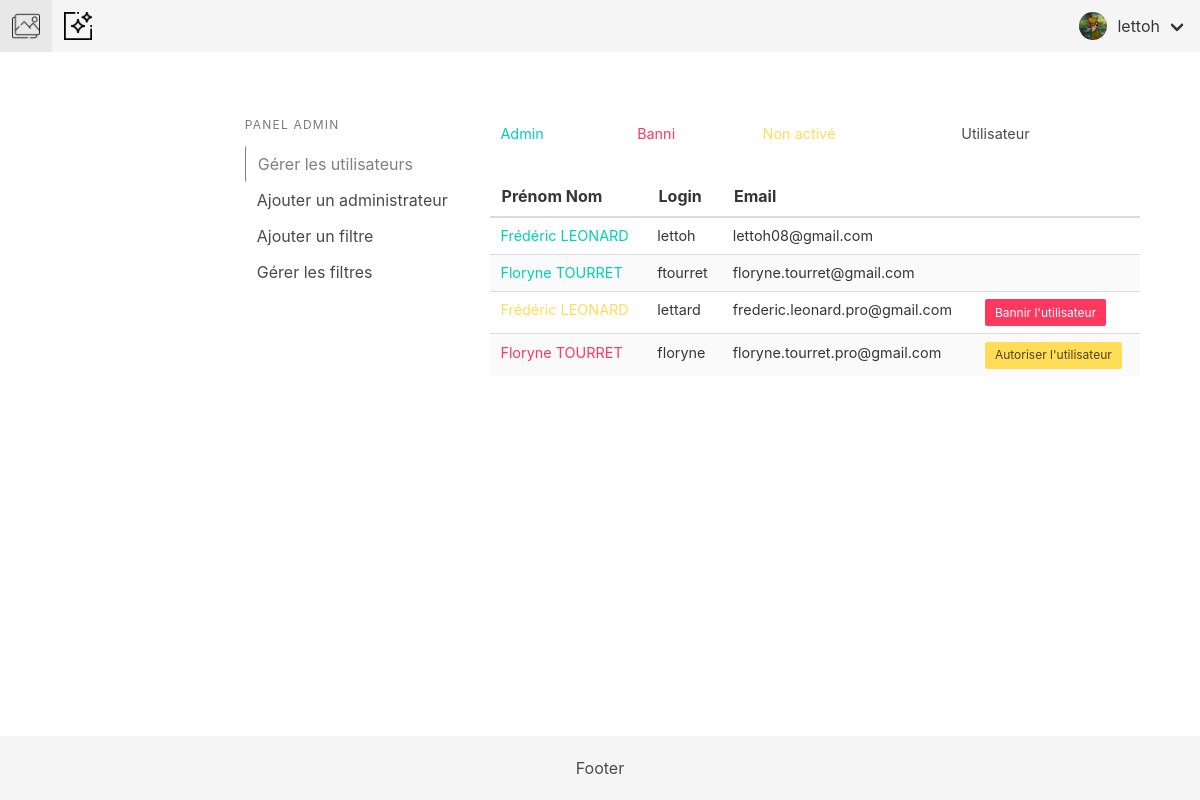
Page /index.php/Admin (signed in) on the earlier database version.
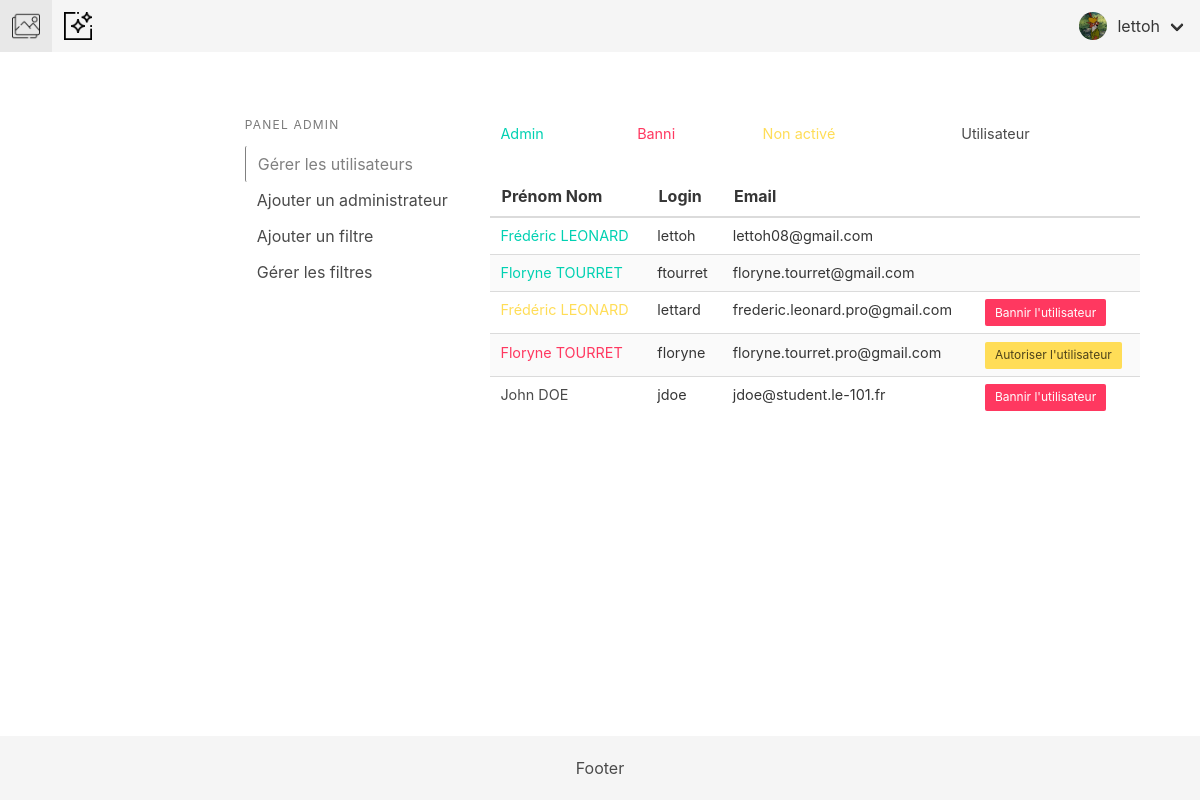
Same page on the later database version.
### tables this page shows
CREATE TABLE `users` (
  `user_id` int(11) NOT NULL,
  `firstname` varchar(255) NOT NULL,
  `lastname` varchar(255) NOT NULL,
  `login` varchar(255) NOT NULL,
  `email` varchar(255) NOT NULL,
  `biography` varchar(255) DEFAULT NULL,
  `path_profile_picture` varchar(255) DEFAULT NULL,
  `password` varchar(255) DEFAULT NULL,
  `admin` tinyint(1) NOT NULL DEFAULT '0',
  `notif` tinyint(1) NOT NULL DEFAULT '1',
  `enabled` tinyint(1) NOT NULL DEFAULT '0',
  `token` varchar(255) DEFAULT NULL,
  `token_expiration` timestamp NULL DEFAULT NULL
);

### config/controller.php (called while the page is built, shortened)
<?php
class Controller
{
	private $_vars = array();
    function set($data)
    {
        $this->_vars = array_merge($this->_vars, $data);
    }
    function render($filename)
    {
        extract($this->_vars);
        require(ROOT . 'views/' . $filename . '.php');
    }
    function loadView($filename, $data = NULL)
    {
        $this->render($filename);
    }
    function loadModel($name)
    {
        $this->$name = new $name();
	}
}

### controllers/Admin.php (called while the page is built, shortened)
<?php
Class Admin extends Controller{
    public function index(){
        $data = array();
        $this->loadModel('Admin_model');
        $data['users'] = $this->Admin_model->get_users();
        $data['filters'] = $this->Admin_model->get_filters();
        $this->loadView('Admin/index_view', $data);
    }
}
?>

### config/model.php (called while the page is built, shortened)
<?php
require_once ('Database.php');
Class Model{
    public function __construct()
    {
        $database = new Database();
        $this->db = $database->openConnection();
    }
}
?>

### config/database.php (called while the page is built, shortened)
<?php
class Database
{
    private $_serverdb = 'mysql:host=172.20.0.2;dbname=camagru';
    private $_server = 'mysql:host=172.20.0.2';
    private $_user = 'root';
    private $_password = 'root';
    private $options = array(
        PDO::ATTR_ERRMODE => PDO::ERRMODE_EXCEPTION,
        PDO::ATTR_DEFAULT_FETCH_MODE => PDO::FETCH_ASSOC,
        PDO::MYSQL_ATTR_INIT_COMMAND => 'SET NAMES utf8'
    );
    public function openConnection()
    {
        try {
            $this->connexion = new PDO($this->_server, $this->_user, $this->_password, $this->options);
            $req = $this->connexion->prepare("CREATE DATABASE IF NOT EXISTS `camagru`;");
            $req->execute();
        } catch (PDOException $e) {
            echo "There is some problem in connection: " . $e->getMessage();
        }
        try {
            $this->conn = new PDO($this->_serverdb, $this->_user, $this->_password, $this->options);
            return $this->conn;
        } catch (PDOException $e) {
            echo "There is some problem in connection: " . $e->getMessage();
        }
    }
}

### models/Admin_model.php (called while the page is built, shortened)
<?php
Class Admin_model extends Model
{
    public function get_users(){
        $req = $this->db->prepare("SELECT * FROM `users` WHERE 1 ORDER BY `admin` DESC");
        $req->execute();
        return ($req->fetchAll());
    }
}
?>

### views/admin/index_view.php (the view, shortened to what the changed rows need)
<div class="gestion_user">
    <div class="columns">
        <div class="column is-three-fifths forms_user">
            <div class="container-users" id="users">
                <table class="table is-striped is-hoverable is-fullwidth">
                    <thead>
                        <th>Prénom Nom</th>
                        <th>Login</th>
                        <th>Email</th>
                        <th></th>
                    </thead>
                    <tbody>
                    <?php
                        foreach($users as $user){
                            if($user['admin'] == 1)
                                echo '<tr id="tr_'.$user['user_id'].'">
                                <td id="name_'.$user['user_id'].'" class="has-text-primary">'.$user['firstname'].' '.$user['lastname'].'</td>
                                <td>'.$user['login'].'</td>
                                <td class="email">'.$user['email'].'</td>
                                <td id="button_'.$user['user_id'].'"></td>
                                </tr>';
                            else if($user['enabled'] == -1)
                                echo '<tr id="tr_'.$user['user_id'].'">
                                <td id="name_'.$user['user_id'].'" class="has-text-danger">'.$user['firstname'].' '.$user['lastname'].'</td>
                                <td>'.$user['login'].'</td>
                                <td class="email">'.$user['email'].'</td>
                                <td id="button_'.$user['user_id'].'"><button class="button is-small is-warning" onclick="unban(\''.$user['user_id'].'\' , \''.$user['enabled'].'\' , \''.$user['admin'].'\')">Autoriser l\'utilisateur</button></td>
                                </tr>';
                            else if($user['enabled'] == 0)
                                echo '<tr id="tr_'.$user['user_id'].'">
                                <td id="name_'.$user['user_id'].'" class="has-text-warning">'.$user['firstname'].' '.$user['lastname'].'</td>
                                <td>'.$user['login'].'</td>
                                <td class="email">'.$user['email'].'</td>
                                <td id="button_'.$user['user_id'].'"><button class="button is-small is-danger" onclick="ban(\''.$user['user_id'].'\' , \''.$user['enabled'].'\' , \''.$user['admin'].'\')">Bannir l\'utilisateur</button></td>
                                </tr>';
                            else
                                echo '<tr id="tr_'.$user['user_id'].'">
                                <td id="name_'.$user['user_id'].'" class="has-text-grey-dark">'.$user['firstname'].' '.$user['lastname'].'</td>
                                <td>'.$user['login'].'</td>
                                <td class="email">'.$user['email'].'</td>
                                <td id="button_'.$user['user_id'].'"><button class="button is-small is-danger" onclick="ban(\''.$user['user_id'].'\' , \''.$user['enabled'].'\' , \''.$user['admin'].'\')">Bannir l\'utilisateur</button></td>
                                </tr>';
                        }
                    ?>
                    </tbody>
                </table>
            </div>
        </div>
    </div>
</div>

Differences in the rows shown:
added users: firstname "John", lastname "DOE", login "jdoe", email "jdoe@student.le-101.fr"
